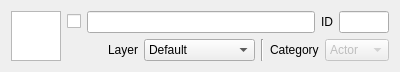
<?xml version="1.0" encoding="UTF-8"?>
<ui version="4.0">
 <class>InspectorEntity</class>
 <widget class="QWidget" name="InspectorEntity">
  <property name="geometry">
   <rect>
    <x>0</x>
    <y>0</y>
    <width>400</width>
    <height>72</height>
   </rect>
  </property>
  <property name="windowTitle">
   <string>Entity</string>
  </property>
  <property name="autoFillBackground">
   <bool>false</bool>
  </property>
  <property name="styleSheet">
   <string notr="true"/>
  </property>
  <layout class="QVBoxLayout" name="verticalLayout">
   <item>
    <layout class="QHBoxLayout" name="horizontalLayout">
     <item>
      <widget class="QGraphicsView" name="graphicsView">
       <property name="maximumSize">
        <size>
         <width>50</width>
         <height>50</height>
        </size>
       </property>
      </widget>
     </item>
     <item>
      <layout class="QVBoxLayout" name="verticalLayout_2">
       <item>
        <layout class="QHBoxLayout" name="horizontalLayout_3">
         <item>
          <widget class="QCheckBox" name="m_pEnabledCB">
           <property name="text">
            <string/>
           </property>
          </widget>
         </item>
         <item>
          <widget class="QLineEdit" name="m_pEntityNameEdit"/>
         </item>
         <item>
          <widget class="QLabel" name="label">
           <property name="text">
            <string>ID</string>
           </property>
           <property name="alignment">
            <set>Qt::AlignRight|Qt::AlignTrailing|Qt::AlignVCenter</set>
           </property>
          </widget>
         </item>
         <item>
          <widget class="QLineEdit" name="m_pEntityIDEdit">
           <property name="maximumSize">
            <size>
             <width>50</width>
             <height>16777215</height>
            </size>
           </property>
           <property name="readOnly">
            <bool>true</bool>
           </property>
          </widget>
         </item>
        </layout>
       </item>
       <item>
        <layout class="QHBoxLayout" name="horizontalLayout_2">
         <item>
          <spacer name="horizontalSpacer">
           <property name="orientation">
            <enum>Qt::Horizontal</enum>
           </property>
           <property name="sizeHint" stdset="0">
            <size>
             <width>40</width>
             <height>20</height>
            </size>
           </property>
          </spacer>
         </item>
         <item>
          <widget class="QLabel" name="label_2">
           <property name="text">
            <string>Layer</string>
           </property>
          </widget>
         </item>
         <item>
          <widget class="QComboBox" name="m_pLayerCB">
           <item>
            <property name="text">
             <string>Default</string>
            </property>
           </item>
           <item>
            <property name="text">
             <string>AR</string>
            </property>
           </item>
           <item>
            <property name="text">
             <string>TransparentFX</string>
            </property>
           </item>
           <item>
            <property name="text">
             <string>IgnoreRaycast</string>
            </property>
           </item>
           <item>
            <property name="text">
             <string>Water</string>
            </property>
           </item>
           <item>
            <property name="text">
             <string>UI</string>
            </property>
           </item>
          </widget>
         </item>
         <item>
          <widget class="Line" name="line">
           <property name="orientation">
            <enum>Qt::Vertical</enum>
           </property>
          </widget>
         </item>
         <item>
          <widget class="QLabel" name="label_3">
           <property name="text">
            <string>Category</string>
           </property>
          </widget>
         </item>
         <item>
          <widget class="QComboBox" name="m_pCategoryCB">
           <property name="enabled">
            <bool>false</bool>
           </property>
           <property name="editable">
            <bool>false</bool>
           </property>
           <item>
            <property name="text">
             <string>Actor</string>
            </property>
           </item>
           <item>
            <property name="text">
             <string>Light</string>
            </property>
           </item>
           <item>
            <property name="text">
             <string>FX</string>
            </property>
           </item>
           <item>
            <property name="text">
             <string>Plugin</string>
            </property>
           </item>
          </widget>
         </item>
        </layout>
       </item>
      </layout>
     </item>
    </layout>
   </item>
  </layout>
 </widget>
 <resources/>
 <connections>
  <connection>
   <sender>m_pEntityNameEdit</sender>
   <signal>textEdited(QString)</signal>
   <receiver>InspectorEntity</receiver>
   <slot>valueChanged()</slot>
   <hints>
    <hint type="sourcelabel">
     <x>145</x>
     <y>22</y>
    </hint>
    <hint type="destinationlabel">
     <x>50</x>
     <y>3</y>
    </hint>
   </hints>
  </connection>
  <connection>
   <sender>m_pEnabledCB</sender>
   <signal>clicked()</signal>
   <receiver>InspectorEntity</receiver>
   <slot>valueChanged()</slot>
   <hints>
    <hint type="sourcelabel">
     <x>76</x>
     <y>20</y>
    </hint>
    <hint type="destinationlabel">
     <x>397</x>
     <y>15</y>
    </hint>
   </hints>
  </connection>
  <connection>
   <sender>m_pCategoryCB</sender>
   <signal>currentIndexChanged(int)</signal>
   <receiver>InspectorEntity</receiver>
   <slot>valueChanged()</slot>
   <hints>
    <hint type="sourcelabel">
     <x>363</x>
     <y>53</y>
    </hint>
    <hint type="destinationlabel">
     <x>399</x>
     <y>49</y>
    </hint>
   </hints>
  </connection>
  <connection>
   <sender>m_pLayerCB</sender>
   <signal>currentIndexChanged(int)</signal>
   <receiver>InspectorEntity</receiver>
   <slot>valueChanged()</slot>
   <hints>
    <hint type="sourcelabel">
     <x>214</x>
     <y>47</y>
    </hint>
    <hint type="destinationlabel">
     <x>236</x>
     <y>66</y>
    </hint>
   </hints>
  </connection>
 </connections>
 <slots>
  <slot>valueChanged()</slot>
 </slots>
</ui>
